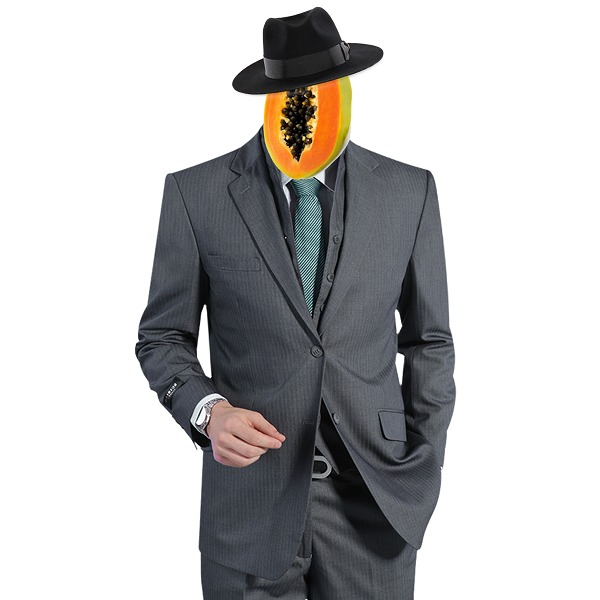
#> input picture CGraphics/Exercicios/mamao.jpeg, 600 x 600 px
$ python 07_limiarizacaoEx.py
#> lines starting #> are read from the running program, lines starting #| are printed output that depends on the picture; after the words box and inside, x2 and y2 are one past the last pixel; in counts of white or black regions, pixels touching at a corner belong together
import cv2 as cv
import numpy as np
from matplotlib import pyplot as plt
path = "mamao.jpeg"

img = cv.imread(path) #BGR
#> img is the input picture: shape (600, 600, 3); mean B, G, R 190, 189.6, 190.1
h,w = img.shape[:2]
#> h = 600; w = 600
cv.imshow(" Img Original ", img)
limiar = 110
imgCinza = np.zeros((h,w),np.uint8)
imgCinza = (img[...,0]*0.1 + img[...,1]*0.65 + img[...,2]*0.25).astype('uint8')
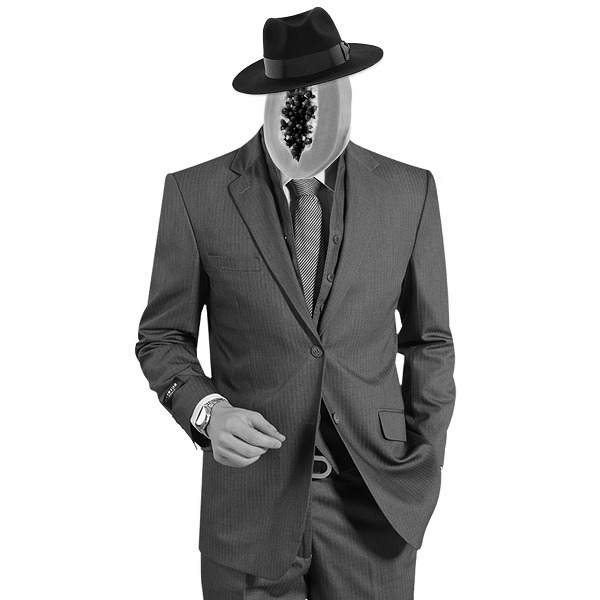
#> imgCinza: shape (600, 600); min 0, max 255, mean 189.6
cv.imshow("ImgCinza", imgCinza)
hist = cv.calcHist([imgCinza],[0],None, [256],[0,256])
#> hist = 256 values, max 221537 at index 255, min 23 at index 235, mean 1406.2
#retorna o índice do maior valor de um vetor.
max = np.argmax(hist)
#> max = 255
print(max)
#| 255
th, res = cv.threshold(img[...,1],220,255,cv.THRESH_BINARY)
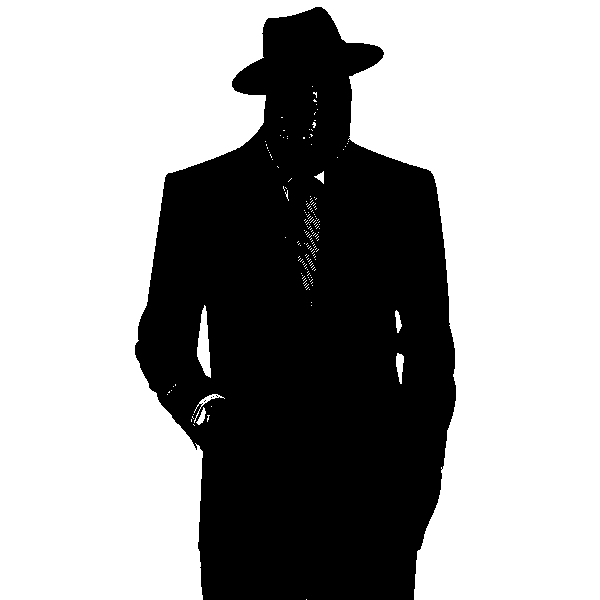
#> res: shape (600, 600); 63.5% white; 5 black regions (4 under 20 px), largest, box (x1, y1, x2, y2) and area: (135, 7, 456, 600) 131510
cv.imshow("Limiarizado", res)
plt.plot(hist,color = 'b')
plt.xlim([0,255])
plt.show()
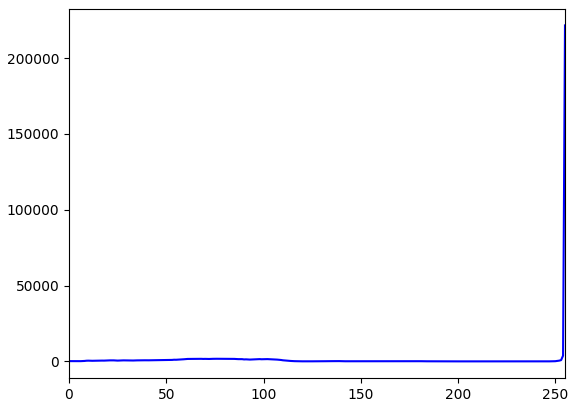
#> figure drawn by matplotlib, 1 panel; curve peaks at x = 255, y = 221537
cv.waitKey(0)
